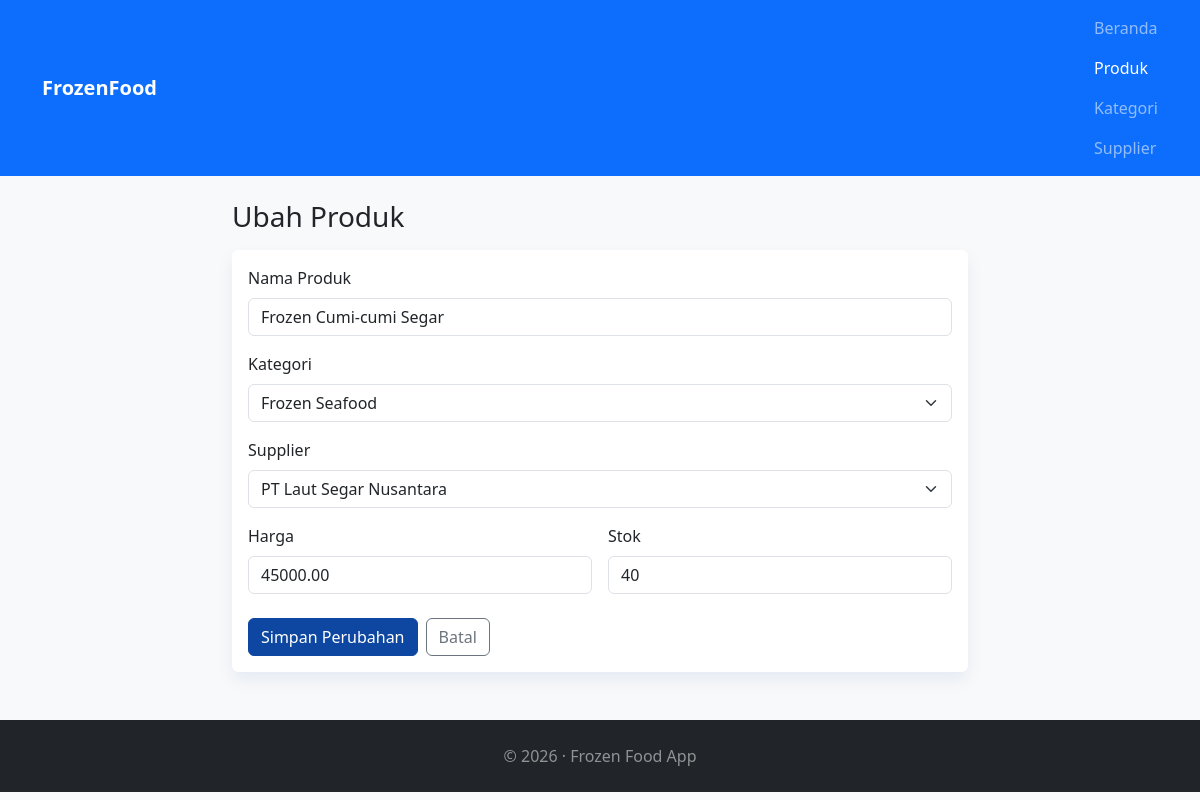
/produk/edit.php?id=2, run on the app's committed database.
### tables this page shows
CREATE TABLE produk (
    id INT UNSIGNED NOT NULL AUTO_INCREMENT PRIMARY KEY,
    nama_produk VARCHAR(150) NOT NULL,
    kategori_id INT UNSIGNED NOT NULL,
    supplier_id INT UNSIGNED NOT NULL,
    harga DECIMAL(12,2) NOT NULL,
    stok INT UNSIGNED NOT NULL DEFAULT 0,
    created_at TIMESTAMP NOT NULL DEFAULT CURRENT_TIMESTAMP,
    updated_at TIMESTAMP NOT NULL DEFAULT CURRENT_TIMESTAMP ON UPDATE CURRENT_TIMESTAMP,
    CONSTRAINT fk_produk_kategori FOREIGN KEY (kategori_id) REFERENCES kategori (id) ON DELETE RESTRICT ON UPDATE CASCADE,
    CONSTRAINT fk_produk_supplier FOREIGN KEY (supplier_id) REFERENCES supplier (id) ON DELETE RESTRICT ON UPDATE CASCADE
);

CREATE TABLE kategori (
    id INT UNSIGNED NOT NULL AUTO_INCREMENT PRIMARY KEY,
    nama_kategori VARCHAR(100) NOT NULL,
    created_at TIMESTAMP NOT NULL DEFAULT CURRENT_TIMESTAMP,
    updated_at TIMESTAMP NOT NULL DEFAULT CURRENT_TIMESTAMP ON UPDATE CURRENT_TIMESTAMP,
    CONSTRAINT uq_kategori_nama UNIQUE (nama_kategori)
);

CREATE TABLE supplier (
    id INT UNSIGNED NOT NULL AUTO_INCREMENT PRIMARY KEY,
    nama_supplier VARCHAR(150) NOT NULL,
    created_at TIMESTAMP NOT NULL DEFAULT CURRENT_TIMESTAMP,
    updated_at TIMESTAMP NOT NULL DEFAULT CURRENT_TIMESTAMP ON UPDATE CURRENT_TIMESTAMP
);

### includes/functions.php (called while the page is built, shortened)
<?php
function e($value): string
{
    return htmlspecialchars((string) $value, ENT_QUOTES, 'UTF-8');
}

### produk/edit.php (the view, shortened to what this page needs)
<?php
require_once __DIR__ . '/../config.php';
require_once __DIR__ . '/../includes/functions.php';
$id = (int) ($_GET['id'] ?? 0);
$row = null;
$kategoriList = $pdo->query('SELECT id, nama_kategori FROM kategori ORDER BY id ASC')->fetchAll();
$supplierList = $pdo->query('SELECT id, nama_supplier FROM supplier ORDER BY id ASC')->fetchAll();
if ($id > 0) {
    $stmt = $pdo->prepare('SELECT * FROM produk WHERE id = :id');
    $stmt->execute([':id' => $id]);
    $row = $stmt->fetch();
}
?>
<?php require_once __DIR__ . '/../includes/header.php'; ?>
<div class="row justify-content-center">
    <div class="col-lg-8">
        <h1 class="h3 mb-3">Ubah Produk</h1>
        <?php if ($row === null): ?>
            <div class="alert alert-warning">Produk tidak ditemukan.</div>
        <?php else: ?>
            <div class="card">
                <div class="card-body">
                    <form method="post" action="">
                        <div class="mb-3">
                            <label for="nama_produk" class="form-label">Nama Produk</label>
                            <input type="text" class="form-control" id="nama_produk" name="nama_produk" value="<?= e($row['nama_produk']) ?>" required>
                        </div>
                        <div class="mb-3">
                            <label for="kategori_id" class="form-label">Kategori</label>
                            <select class="form-select" id="kategori_id" name="kategori_id" required>
                                <?php foreach ($kategoriList as $k): ?>
                                    <option value="<?= (int) $k['id'] ?>"<?= (int) $row['kategori_id'] === (int) $k['id'] ? ' selected' : '' ?>><?= e($k['nama_kategori']) ?></option>
                                <?php endforeach; ?>
                            </select>
                        </div>
                        <div class="mb-3">
                            <label for="supplier_id" class="form-label">Supplier</label>
                            <select class="form-select" id="supplier_id" name="supplier_id" required>
                                <?php foreach ($supplierList as $s): ?>
                                    <option value="<?= (int) $s['id'] ?>"<?= (int) $row['supplier_id'] === (int) $s['id'] ? ' selected' : '' ?>><?= e($s['nama_supplier']) ?></option>
                                <?php endforeach; ?>
                            </select>
                        </div>
                        <div class="row g-3">
                            <div class="col-md-6">
                                <label for="harga" class="form-label">Harga</label>
                                <input type="number" class="form-control" id="harga" name="harga" min="0" step="0.01" value="<?= e($row['harga']) ?>" required>
                            </div>
                            <div class="col-md-6">
                                <label for="stok" class="form-label">Stok</label>
                                <input type="number" class="form-control" id="stok" name="stok" min="0" step="1" value="<?= e($row['stok']) ?>" required>
                            </div>
                        </div>
                        <div class="mt-4 d-flex gap-2">
                            <button type="submit" class="btn btn-primary">Simpan Perubahan</button>
                            <a href="/produk/index.php" class="btn btn-outline-secondary">Batal</a>
                        </div>
                    </form>
                </div>
            </div>
        <?php endif; ?>
    </div>
</div>
<?php require_once __DIR__ . '/../includes/footer.php'; ?>

### assets/css/custom.css (style rules this page uses)
body { background-color: #eaf4fb; }
.btn-primary { background-color: #0d47a1; border-color: #0d47a1; }
.card { border: none; box-shadow: 0 0.5rem 1rem rgba(13, 71, 161, 0.08); }

### data on the page
produk: nama_produk "Frozen Cumi-cumi Segar", kategori_id "Frozen Seafood", supplier_id "PT Laut Segar Nusantara", harga "45000.00", stok "40"
